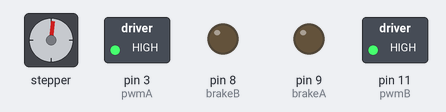
The sketch below on a simulated Arduino Uno, built with avr-gcc and run on an emulated ATmega328P. On the bench: stepper motor, switched loads named in the sketch (green lamp = pin HIGH), output pins drawn as LEDs (lit = HIGH). Stepper angles assume 48 steps per turn.

Above: at 0.1 s.
At 8.8 s:
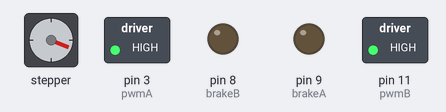
At 18.2 s:
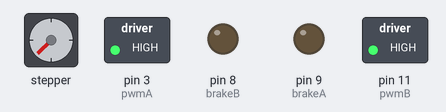
At 39.4 s:
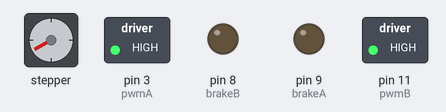
Timing chart, 0 to 40.0 s (numbered marks = the images above):
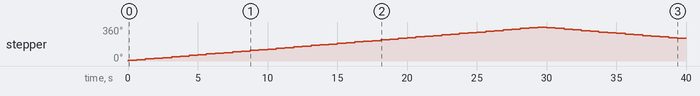

The sketch:

Motor_test.ino
```cpp
#include <Stepper.h>

const int stepsPerRevolution = 48;  // change this to fit the number of steps per revolution
                          // for your motor

// initialize the stepper library on the motor shield
Stepper myStepper(stepsPerRevolution, 12,13);

// give the motor control pins names:
const int pwmA = 3;
const int pwmB = 11;
const int brakeA = 9;
const int brakeB = 8;
const int dirA = 12;
const int dirB = 13;

int x = 0;
void setup() {
Serial.begin(9600);
// set the PWM and brake pins so that the direction pins  // can be used to control the motor:
pinMode(pwmA, OUTPUT);
pinMode(pwmB, OUTPUT);
pinMode(brakeA, OUTPUT);
pinMode(brakeB, OUTPUT);
digitalWrite(pwmA, HIGH);
digitalWrite(pwmB, HIGH);
digitalWrite(brakeA, LOW);
digitalWrite(brakeB, LOW);

// initialize the serial port:
Serial.begin(9600);
// set the motor speed (for multiple steps only):
myStepper.setSpeed(2);
}


void loop() {

  myStepper.step(48);
  myStepper.step(-48);

  delay(2000);

}
```
